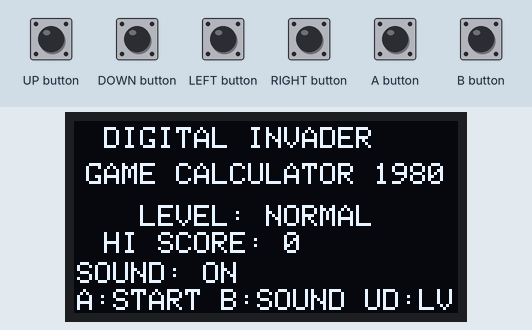
The sketch below on a simulated Arduboy, built with avr-gcc and run on an emulated ATmega32U4. Shown: 128×64 one-colour display. The test bench sets the inputs (shaded band). EEPROM starts erased.

Above: at 1.2 s.
1.3 s: UP button pressed for 0.15 s
At 2.3 s:
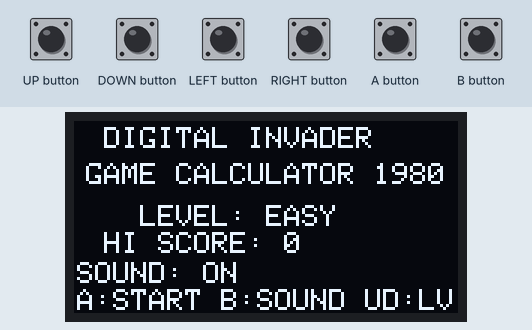
2.9 s: A button pressed for 0.15 s
At 3.7 s:
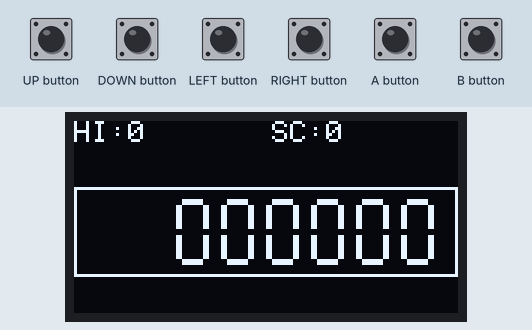
9.0 s: RIGHT button pressed for 0.15 s
At 9.8 s:
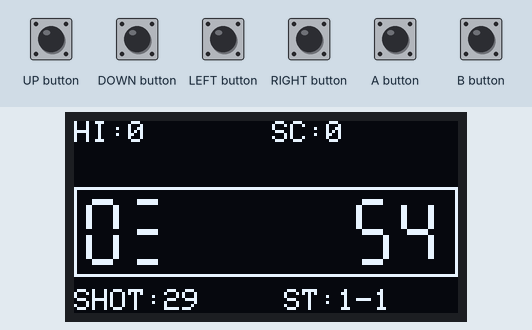
10.6 s: B button pressed for 0.15 s
At 11.3 s:
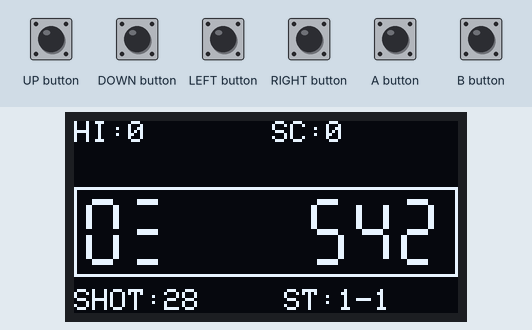
13.0 s: LEFT button pressed for 0.15 s
At 14.2 s:
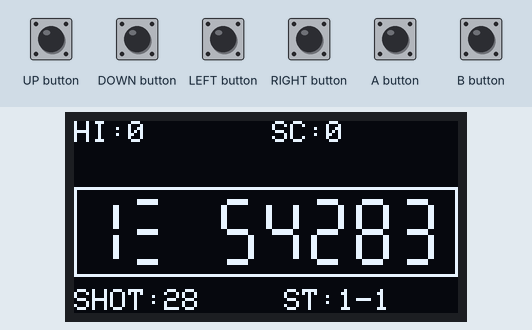
16.0 s: LEFT button pressed for 1 s
Timing chart, 0 to 19.0 s (numbered marks = the images above; inputs shaded):
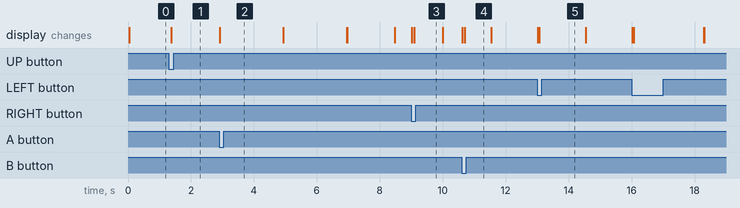

The sketch:

DigitalInvader.ino
```cpp
/*
 * GC DIGITAL INVADER  --  Arduboy port
 *
 * original game design 1980 CASIO COMPUTER CO., LTD. (MG-880 "DIGITAL INVADER")
 * JavaScript version 2016-2020 Akebi   http://akebi.jp/gamecalc/
 * Arduboy port 2026
 *
 * Controls
 *   LEFT  / A : AIM   (sight 0..9 -> UFO mark -> 0 ...)
 *   RIGHT / B : FIRE
 *   title: UP/DOWN select level, A start
 */

#include <Arduboy2.h>
#include <ArduboyTones.h>
#include <EEPROM.h>

Arduboy2 arduboy;
ArduboyTones sound(Arduboy2Audio::enabled);

// ---------------------------------------------------------------- constants

#define MS_PER_FRAME 16                       // JS: dividingRatio = 1000/60
#define MS2F(ms)     ((uint16_t)((ms) / MS_PER_FRAME))

#define MY_LEFT      3                        // stock (planes)
#define DISP_LEN     8                        // 7 segment digits
#define TARGET_LEN   6                        // digits used by the invader field
#define TARGET_MAX   8

// segment bits
#define SEG_A 0x01
#define SEG_B 0x02
#define SEG_C 0x04
#define SEG_D 0x08
#define SEG_E 0x10
#define SEG_F 0x20
#define SEG_G 0x40

static const uint8_t PROGMEM digitSeg[10] = {
  SEG_A|SEG_B|SEG_C|SEG_D|SEG_E|SEG_F,        // 0
  SEG_B|SEG_C,                                // 1
  SEG_A|SEG_B|SEG_G|SEG_E|SEG_D,              // 2
  SEG_A|SEG_B|SEG_G|SEG_C|SEG_D,              // 3
  SEG_F|SEG_G|SEG_B|SEG_C,                    // 4
  SEG_A|SEG_F|SEG_G|SEG_C|SEG_D,              // 5
  SEG_A|SEG_F|SEG_G|SEG_E|SEG_C|SEG_D,        // 6
  SEG_A|SEG_B|SEG_C,                          // 7
  SEG_A|SEG_B|SEG_C|SEG_D|SEG_E|SEG_F|SEG_G,  // 8
  SEG_A|SEG_B|SEG_C|SEG_D|SEG_F|SEG_G         // 9
};

// 'n' UFO mark / 'T' stock 3 / '=' stock 2 / '-' stock 1 and separator
static uint8_t segOf(char c) {
  if (c >= '0' && c <= '9') return pgm_read_byte(&digitSeg[c - '0']);
  switch (c) {
    case 'n': return SEG_G | SEG_E | SEG_C;   // UFO: lower 'n'
    case 'T': return SEG_A | SEG_G | SEG_D;
    case '=': return SEG_G | SEG_D;
    case '-': return SEG_G;
    default : return 0;
  }
}

// ---------------------------------------------------------------- levels

struct Level {
  const char *name;
  uint8_t  targetLeft;                        // invaders per stage
  uint8_t  shotLeft;                          // shots per stage
  uint16_t wait1;                             // ms per step at pattern 1
  uint16_t wait2;                             // ms per step at pattern 9
};

static const Level levels[4] = {
  { "EASY",   16, 30, 1500, 600 },
  { "NORMAL", 16, 30, 1200, 390 },
  { "HARD",   16, 30,  800, 320 },
  { "DEATH",  32, 35,  450, 200 }
};
static uint8_t levelNo = 1;

// ---------------------------------------------------------------- sound

// tone/duration pairs, closest thing to the beeper of the original calculator

static const uint16_t hitSeq[]   PROGMEM = { 1760,35, 1245,35, 880,45, TONES_END };
static const uint16_t errorSeq[] PROGMEM = { 165,50, 110,90, TONES_END };
static const uint16_t ufoSeq[]   PROGMEM = { 1568,30, 1976,30, 1568,30, 1976,30,
                                             2349,60, 1568,50, 1047,80, TONES_END };
static const uint16_t clearSeq[] PROGMEM = { 1047,90, 1319,90, 1568,90, 2093,240, TONES_END };
static const uint16_t missSeq[]  PROGMEM = { 880,60, 659,60, 440,90, 330,240, TONES_END };
static const uint16_t overSeq[]  PROGMEM = { 392,180, 349,180, 294,180, 262,180,
                                             196,500, TONES_END };
static const uint16_t startSeq[] PROGMEM = { 880,70, 1319,70, 1760,140, TONES_END };

static void seAim()      { sound.tone(2637, 15); }   // sight click
static void seHit()      { sound.tones(hitSeq); }
static void seError()    { sound.tones(errorSeq); }
static void seUfo()      { sound.tones(ufoSeq); }
static void seClear()    { sound.tones(clearSeq); }
static void seMiss()     { sound.tones(missSeq); }
static void seGameOver() { sound.tones(overSeq); }
static void seStart()    { sound.tones(startSeq); }

// ---------------------------------------------------------------- xorshift
// same generator as the JavaScript version

static uint32_t xs_x, xs_y, xs_z, xs_w;

static void xorShiftInit(uint32_t seed) {
  xs_x = 123456789UL; xs_y = 362436069UL; xs_z = 521288629UL; xs_w = seed;
}

static uint32_t xorShiftNext() {
  uint32_t t = xs_x ^ (xs_x << 11);
  xs_x = xs_y; xs_y = xs_z; xs_z = xs_w;
  xs_w = (xs_w ^ (xs_w >> 19)) ^ (t ^ (t >> 8));
  return xs_w;
}

static uint8_t xorShiftRand10() {
  uint32_t v = xorShiftNext() + 0x80000000UL;      // (w + 2^31) / 2^32 * 10
  return (uint8_t)(((uint64_t)v * 10ULL) >> 32);
}

// ---------------------------------------------------------------- state

enum GameState : uint8_t {
  ST_TITLE, ST_HISCORE, ST_SHOTNUM, ST_PLAY,
  ST_MISSWAIT, ST_CLEARWAIT, ST_OVER
};

static GameState state = ST_TITLE;

static uint32_t score, highScore;
static uint8_t  part, pattern, loopCnt;
static uint8_t  num;                          // sight 0..10 (10 = UFO)
static uint8_t  stock;
static char     targetString[TARGET_MAX + 1];
static uint8_t  targetSpace;
static uint8_t  targetCount, shotCount, hitCount;
static uint16_t sum, sumOld;
static uint8_t  ufoStack;
static uint16_t moveCount, moveCountDown;
static uint8_t  plusCount;
static bool     onKey, clearFlg;
static uint16_t waitFrames;                   // state timer
static uint16_t pauseFrames;                  // UFO hit pause
static uint16_t blankFrames;                  // display blink
static uint16_t clearSeFrames;                // delayed stage clear sound
static char     dispBuf[DISP_LEN + 1];
static bool     dispDirect;                   // dispBuf holds a full message

#define lv() (&levels[levelNo])

// ---------------------------------------------------------------- eeprom

#define EE_ADDR  (EEPROM_STORAGE_SPACE_START + 64)
#define EE_MAGIC 0x4744

static void saveConfig() {
  uint16_t magic = EE_MAGIC;
  EEPROM.put(EE_ADDR, magic);
  EEPROM.put(EE_ADDR + 2, highScore);
  EEPROM.put(EE_ADDR + 6, levelNo);
}

static void loadConfig() {
  uint16_t magic;
  EEPROM.get(EE_ADDR, magic);
  if (magic == EE_MAGIC) {
    EEPROM.get(EE_ADDR + 2, highScore);
    EEPROM.get(EE_ADDR + 6, levelNo);
    if (levelNo > 3) levelNo = 1;
  } else {
    highScore = 0;
    levelNo = 1;
  }
}

// ---------------------------------------------------------------- drawing

// one 7 segment digit, cell 11 x 22, segment thickness 2
static void drawDigit(int8_t x, int8_t y, uint8_t seg) {
  const uint8_t w = 11, h = 22, t = 2;
  if (seg & SEG_A) arduboy.fillRect(x + 2,     y,             w - 4, t);
  if (seg & SEG_G) arduboy.fillRect(x + 2,     y + h / 2 - 1, w - 4, t);
  if (seg & SEG_D) arduboy.fillRect(x + 2,     y + h - t,     w - 4, t);
  if (seg & SEG_F) arduboy.fillRect(x,         y + 2,         t, h / 2 - 3);
  if (seg & SEG_B) arduboy.fillRect(x + w - t, y + 2,         t, h / 2 - 3);
  if (seg & SEG_E) arduboy.fillRect(x,         y + h / 2 + 1, t, h / 2 - 3);
  if (seg & SEG_C) arduboy.fillRect(x + w - t, y + h / 2 + 1, t, h / 2 - 3);
}

static void drawSegLine(const char *s) {
  for (uint8_t i = 0; i < DISP_LEN; i++) drawDigit(4 + i * 15, 26, segOf(s[i]));
}

// build the 8 digit line from the live game state
static void buildPlayLine(char *out) {
  out[0] = (num == 10) ? 'n' : (char)('0' + num);
  out[1] = (stock >= 3) ? 'T' : (stock == 2) ? '=' : '-';
  for (uint8_t i = 0; i < TARGET_LEN; i++) out[2 + i] = ' ';
  uint8_t len = strlen(targetString);
  for (uint8_t i = 0; i < len && (uint8_t)(targetSpace + i) < TARGET_LEN; i++) {
    out[2 + targetSpace + i] = targetString[i];
  }
  out[DISP_LEN] = '\0';
}

static void setSixDigits(uint32_t value, char *out) {
  uint32_t v = value % 1000000UL;
  for (int8_t i = 5; i >= 0; i--) { out[i] = '0' + (char)(v % 10); v /= 10; }
  out[6] = '\0';
}

// "  " + 6 digit score, or "<pattern>-<score>" like the original
static void setScoreLine(char lead) {
  char body[7];
  setSixDigits(score, body);
  if (lead) { dispBuf[0] = lead; dispBuf[1] = '-'; }
  else      { dispBuf[0] = ' ';  dispBuf[1] = ' '; }
  memcpy(dispBuf + 2, body, 7);
  dispDirect = true;
}

// ---------------------------------------------------------------- game flow

static void setMoveCount() {
  int32_t mc = (int32_t)lv()->wait1
             - ((int32_t)(lv()->wait1 - lv()->wait2) / 8) * (pattern - 1);
  mc = mc * 10 / (10 + loopCnt);
  mc /= MS_PER_FRAME;
  if (mc < 1) mc = 1;
  moveCount = (uint16_t)mc;
}

static void startStage(bool next) {
  num = 0;
  targetString[0] = '\0';

  if (next) {
    targetCount = 0; hitCount = 0; sum = 0; sumOld = 0;
    ufoStack = 0; stock = MY_LEFT; shotCount = 0;
    if (++pattern > 9) {
      pattern = 1;
      if (++part > 2) { part = 1; loopCnt++; }
    }
  } else {
    targetCount = hitCount;
  }
  clearFlg = false;

  targetSpace = (part == 1) ? 6 : 5;
  setMoveCount();
  moveCountDown = 0;
  plusCount = 0;
  onKey = false;
  pauseFrames = 0;
  dispDirect = false;
  state = ST_PLAY;
}

static void gameStart() {
  xorShiftInit(arduboy.generateRandomSeed());
  for (uint8_t i = 0; i < 200; i++) xorShiftNext();

  score = 0;
  part = 1; pattern = 1; loopCnt = 0;
  num = 0;
  stock = MY_LEFT;
  targetString[0] = '\0';
  targetSpace = 6;
  targetCount = 0; shotCount = 0; hitCount = 0;
  sum = 0; sumOld = 0; ufoStack = 0;
  plusCount = 0; onKey = false; clearFlg = false;
  pauseFrames = 0; blankFrames = 0; clearSeFrames = 0;
  setMoveCount();

  seStart();

  char body[7];
  setSixDigits(highScore, body);
  dispBuf[0] = ' '; dispBuf[1] = ' ';
  memcpy(dispBuf + 2, body, 7);
  dispDirect = true;
  waitFrames = MS2F(2000);
  state = ST_HISCORE;
}

static void updateHighScore() {
  if (score > highScore) {
    highScore = score;
    saveConfig();
  }
}

static void gameOver() {
  setScoreLine('0' + pattern);
  updateHighScore();
  seGameOver();
  state = ST_OVER;
}

static void missPlane() {
  if (--stock > 0) {
    setScoreLine(0);
    seMiss();
    waitFrames = MS2F(2200);
    state = ST_MISSWAIT;
  } else {
    gameOver();
  }
}

static void stageClear(uint16_t delayMs) {
  clearFlg = true;
  setScoreLine('0' + pattern);
  clearSeFrames = MS2F(delayMs) + 1;
  waitFrames = MS2F(2000 + delayMs);
  state = ST_CLEARWAIT;
}

// small grace period when a key is pressed (JS: mcdP)
static void keyGrace() {
  if (!onKey) return;
  onKey = false;
  if (plusCount++ < 3) moveCountDown += 2;
}

static void attack() {
  char checkChar = (num == 10) ? 'n' : (char)('0' + num);
  char *p = strchr(targetString, checkChar);
  shotCount++;

  if (p) {                                          // hit
    uint8_t idx = (uint8_t)(p - targetString);
    bool hitUfo = (num == 10);
    if (num >= 1 && num <= 9) sum += num;

    score += (uint32_t)(idx + 1 + targetSpace) * 10UL * part;
    if (hitUfo) score += 300;

    if (sum > sumOld && sum % 10 == 0) ufoStack++;  // every 10 points of sum: UFO
    sumOld = sum;

    memmove(p, p + 1, strlen(p));                   // remove that invader
    targetSpace++;

    uint16_t clearDelay = 200;
    if (hitUfo) {
      blankFrames = MS2F(360);
      seUfo();
      clearDelay = 400;
      pauseFrames = MS2F(400);
    } else {
      blankFrames = MS2F(80);
      seHit();
    }
    updateHighScore();

    if (++hitCount >= lv()->targetLeft) {
      stageClear(clearDelay);
      return;
    }
  } else {                                          // shot missed
    blankFrames = MS2F(80);
    seError();
  }

  if (shotCount >= lv()->shotLeft) gameOver();      // out of ammo
}

static void updatePlay() {
  if (pauseFrames) { pauseFrames--; return; }

  if (arduboy.justPressed(LEFT_BUTTON) || arduboy.justPressed(A_BUTTON)) {
    onKey = true;
    keyGrace();
    if (++num > 10) num = 0;
    seAim();
  } else if (arduboy.justPressed(RIGHT_BUTTON) || arduboy.justPressed(B_BUTTON)) {
    onKey = true;
    keyGrace();
    attack();
    if (state != ST_PLAY) return;
  }

  if (moveCountDown && --moveCountDown > 0) return;
  moveCountDown = moveCount;
  plusCount = 0;

  if (++targetCount <= lv()->targetLeft) {          // a new invader appears
    uint8_t len = strlen(targetString);
    if (len < TARGET_MAX) {
      if (ufoStack) { targetString[len] = 'n'; ufoStack--; }
      else          { targetString[len] = '0' + xorShiftRand10(); }
      targetString[len + 1] = '\0';
    }
  }

  if (targetSpace > 0) targetSpace--;               // the row steps forward
  else                 missPlane();                 // it reached the base
}

// ---------------------------------------------------------------- title

static void drawTitle() {
  arduboy.setCursor(10, 2);
  arduboy.print(F("DIGITAL INVADER"));
  arduboy.setCursor(4, 14);
  arduboy.print(F("GAME CALCULATOR 1980"));

  arduboy.setCursor(22, 28);
  arduboy.print(F("LEVEL: "));
  arduboy.print(levels[levelNo].name);
  arduboy.setCursor(10, 37);
  arduboy.print(F("HI SCORE: "));
  arduboy.print(highScore);

  arduboy.setCursor(1, 47);
  arduboy.print(F("SOUND: "));
  arduboy.print(arduboy.audio.enabled() ? F("ON ") : F("OFF"));

  arduboy.setCursor(1, 56);
  arduboy.print(F("A:START B:SOUND UD:LV"));
}

static void updateTitle() {
  if (arduboy.justPressed(UP_BUTTON)   && levelNo > 0) { levelNo--; saveConfig(); }
  if (arduboy.justPressed(DOWN_BUTTON) && levelNo < 3) { levelNo++; saveConfig(); }
  if (arduboy.justPressed(B_BUTTON)) {                 // sound on / off
    arduboy.audio.toggle();
    arduboy.audio.saveOnOff();
    if (arduboy.audio.enabled()) seAim();
  }
  if (arduboy.justPressed(A_BUTTON)) gameStart();
}

// ---------------------------------------------------------------- arduino

void setup() {
  arduboy.begin();
  arduboy.setFrameRate(60);
  arduboy.initRandomSeed();
  // drive both speaker pins: twice as loud on real hardware
  sound.volumeMode(VOLUME_ALWAYS_HIGH);
  loadConfig();
  arduboy.clear();
}

void loop() {
  if (!arduboy.nextFrame()) return;
  arduboy.pollButtons();

  if (blankFrames) blankFrames--;
  if (clearSeFrames && --clearSeFrames == 0) seClear();

  switch (state) {
    case ST_TITLE:
      updateTitle();
      break;

    case ST_HISCORE:
      if (--waitFrames == 0) {                      // then "invaders - shots"
        dispBuf[0] = ' '; dispBuf[1] = ' '; dispBuf[2] = ' ';
        dispBuf[3] = '0' + lv()->targetLeft / 10;
        dispBuf[4] = '0' + lv()->targetLeft % 10;
        dispBuf[5] = '-';
        dispBuf[6] = '0' + lv()->shotLeft / 10;
        dispBuf[7] = '0' + lv()->shotLeft % 10;
        dispBuf[8] = '\0';
        waitFrames = MS2F(2000);
        state = ST_SHOTNUM;
      }
      break;

    case ST_SHOTNUM:
      if (--waitFrames == 0) {
        dispDirect = false;
        moveCountDown = 0;
        state = ST_PLAY;
      }
      break;

    case ST_PLAY:
      updatePlay();
      break;

    case ST_MISSWAIT:
      if (--waitFrames == 0) startStage(false);
      break;

    case ST_CLEARWAIT:
      if (--waitFrames == 0) startStage(true);
      break;

    case ST_OVER:
      if (arduboy.justPressed(A_BUTTON) || arduboy.justPressed(B_BUTTON)) state = ST_TITLE;
      break;
  }

  // ---- draw

  arduboy.clear();

  if (state == ST_TITLE) {
    drawTitle();
  } else {
    arduboy.setCursor(0, 0);
    arduboy.print(F("HI:"));
    arduboy.print(highScore);
    arduboy.setCursor(66, 0);
    arduboy.print(F("SC:"));
    arduboy.print(score);

    arduboy.drawRect(0, 22, 128, 30);

    if (!blankFrames) {
      if (dispDirect) {
        drawSegLine(dispBuf);
      } else {
        char line[DISP_LEN + 1];
        buildPlayLine(line);
        drawSegLine(line);
      }
    }

    if (state == ST_OVER) {
      arduboy.setCursor(34, 56);
      arduboy.print(F("GAME OVER"));
    } else if (state == ST_PLAY) {
      arduboy.setCursor(0, 56);
      arduboy.print(F("SHOT:"));
      arduboy.print(lv()->shotLeft - shotCount);
      arduboy.setCursor(70, 56);
      arduboy.print(F("ST:"));
      arduboy.print(part);
      arduboy.print('-');
      arduboy.print(pattern);
    }
  }

  arduboy.display();
}
```

Measured:
- after the input at 1.3 s, the display: changes after 0.07 s (image 1)
- after the input at 2.9 s, the display: changes at once (image 2)
- after the input at 9.0 s, the display: first changes at once (image 3 shows a later state)
- after the input at 10.6 s, the display: first changes at once (image 4 shows a later state)
- after the input at 13.0 s, the display: first differs from a run without the input after 0.06 s (image 5)
